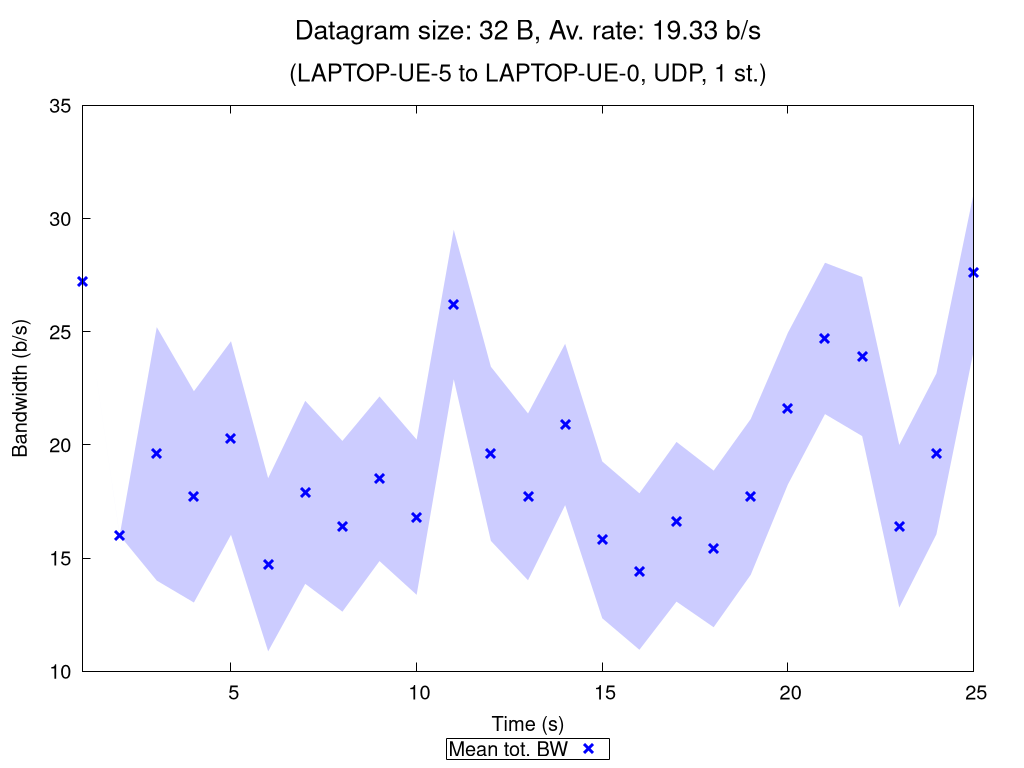

The gnuplot source for this figure:
set terminal pngcairo nocrop enhanced size 1024,768 font "Verdana,15"
set output "UDP_1_st_2020_10_13_14-23-05_two2one_00032B.png"

set title "{/=20 Datagram size: 32 B, Av. rate: 19.33 b/s}\n\n{/=18 (LAPTOP-UE-5 to LAPTOP-UE-0, UDP, 1 st.)}"

set xlabel "Time (s)"
set ylabel "Bandwidth (b/s)"
set ytics nomirror
set key bmargin center horizontal box samplen 1 width -1
set bmargin 4.6
set rmargin 4.5

rf = 1.0  # rate factor
set style fill transparent solid 0.2 noborder
set autoscale xfix
plot "UDP_1_st_2020_10_13_14-23-05_two2one_00032B_iperf_processed.dat" using 1:($2/rf-$3/rf):($2/rf+$3/rf) with filledcurves lc rgb "blue" notitle, \
     "" using 1:($2/rf) with points pt 2 ps 1.5 lw 3 lc rgb "blue" title "Mean tot. BW", \
